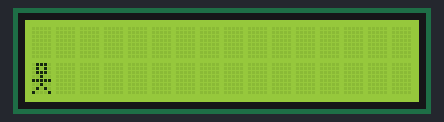
The sketch below on a simulated Arduino Uno, built with avr-gcc and run on an emulated ATmega328P. Parts: 16×2 character LCD.

Above: at 0.26 s.
At 5.38 s:
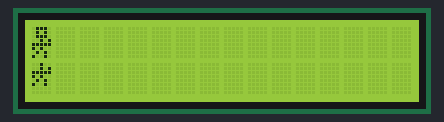
At 29.83 s:
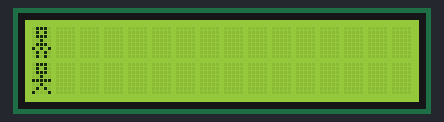
At 34.24 s:
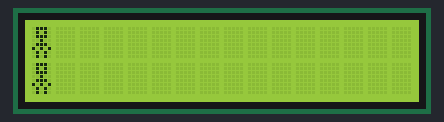
At 34.74 s:
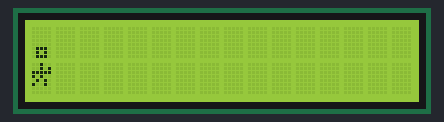
At 39.68 s:
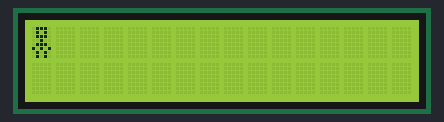

Measured:
- what the display in image 2 shows lasts 0.4 s, from 29.6 s to 30.0 s

The sketch:

omino_salto_corsa.ino
```cpp
#include <LiquidCrystal.h>
/*
* LCD VSS (pin 1)
* LCD VDD (pin 2)
* LCD V0 (pin 3)
connesso a terra (gnd)
connesso all'alimentazione di 5 volt
connesso al polo intermedio di un potenziometro da 10 kohm i cui estremi
sono collegati, rispettivamente, a terra ed all'alimentazione da 5 volt
connesso alla porta 12 di Arduino
connesso a terra (gnd)
* LCD RS (pin 4)
* LCD R/W (pin 5)
* LCD Enable (pin 6) connesso alla porta 11
 * LCD D4 (pin 11)
 * LCD D5 (pin 12)
 * LCD D6 (pin 13)
 * LCD D7 (pin 14)
 * LCD BL-A (pin 15)  connesso all'alimentazione da 5 volt (o ad un interruttore collegato
                      all'alimentazione da 5 volt)
 * LCD BL-K (pin 16) connesso a terra (gnd)
 */

int bottone = 7;
int pos_x = 0;
int pos_y = 1;
int cont = 0;
//CORPO BRACCIA IN SU PIEDI IN SU
byte customChar[10] = {
  B01110,
  B01010,
  B01110,
  B00100,
  B11111,
  B00100,
  B01010,
  B10001
};
//CORPO BRACCIA IN GIU PIEDI IN GIU
byte customChar2[10] = {
  B01110,
  B01010,
  B01110,
  B00100,
  B01110,
  B10101,
  B01010,
  B01010
};
//MODALITA JUMP TESTA + CORPO
byte customChar3[] = {
  B01110,
  B01010,
  B01110,
  B00101,
  B11111,
  B10100,
  B01010,
  B10010
};
//corpo senza testa
byte customChar4[] = {
  B00100,
  B00101,
  B11111,
  B10100,
  B01010,
  B10010,
  B00000,
  B00000
};
//testa
byte customChar5[] = {
  B00000,
  B00000,
  B00000,
  B00000,
  B00000,
  B01110,
  B01010,
  B01110
};


LiquidCrystal lcd(11, 10, 5, 4, 3, 2); //iniziallizziamo i pin sulle porte scelte
int i;

void setup() {
  lcd.begin(16, 2); //definisce il numero di caratteri per riga ed il numero di righe da gestire
  Serial.begin(9600);

}
// problema fa saltare l'omino dopo un tot secondi
void loop() {

  for(i =0; i < 10000; i++){ // primo ciclo lo faccio muovere quindi faccio switchare le due immagini ogmi 400 ms
    lcd.createChar(0, customChar);
    lcd.setCursor(0,1);
    lcd.write(byte(0));
    lcd.createChar(1, customChar2);
    delay(400);
    lcd.setCursor(0,1);
    lcd.write(byte(1));
    delay(400);
    cont++;
    if(cont == 6){ //passati 6 secondi lo faccio saltare
      lcd.createChar(2, customChar3);
      lcd.setCursor(0,1);
      lcd.write(byte(2)); //cambio l'immagine con quella del salto
      delay(200);
      lcd.createChar(3, customChar4); //metto meta corpo giu
      lcd.setCursor(0,1);
      lcd.write(byte(3));
      lcd.createChar(4, customChar5); //metto la testa riga di sopra stessa colonna
      lcd.setCursor(0,0);
      lcd.write(byte(4));
      delay(200);
      lcd.createChar(2, customChar3);//stampo immagine totale del salto sulla riga di giu
      lcd.setCursor(0,0);
      lcd.write(byte(2));
      delay(100);
      lcd.createChar(2, customChar3); //stampo immaggine del salto sulla riga di su
      lcd.setCursor(0,0);
      lcd.write(byte(2));
      delay(100);
      for(i = 0; i < 30; i++){ //lo faccio correre ancora
        lcd.clear();
        lcd.createChar(0, customChar);
        lcd.setCursor(0,0);
        lcd.write(byte(0));
        lcd.createChar(1, customChar2);
        delay(400);
        lcd.setCursor(0,0);
        lcd.write(byte(1));
        delay(400);
        cont = 0;
      }
    }
  }
}
```
